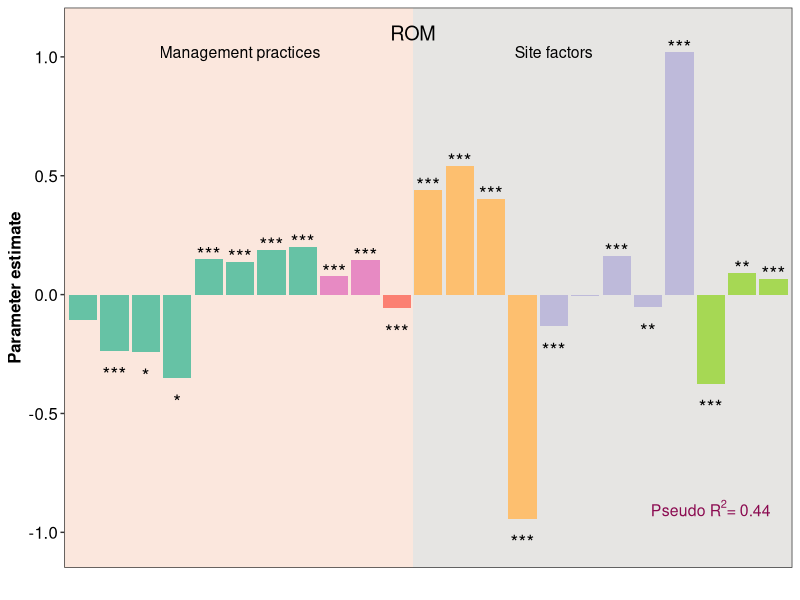
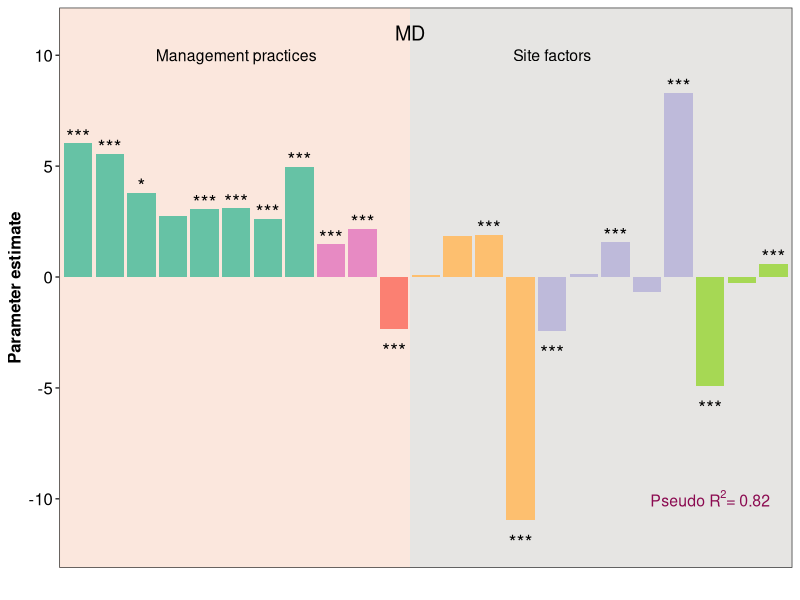
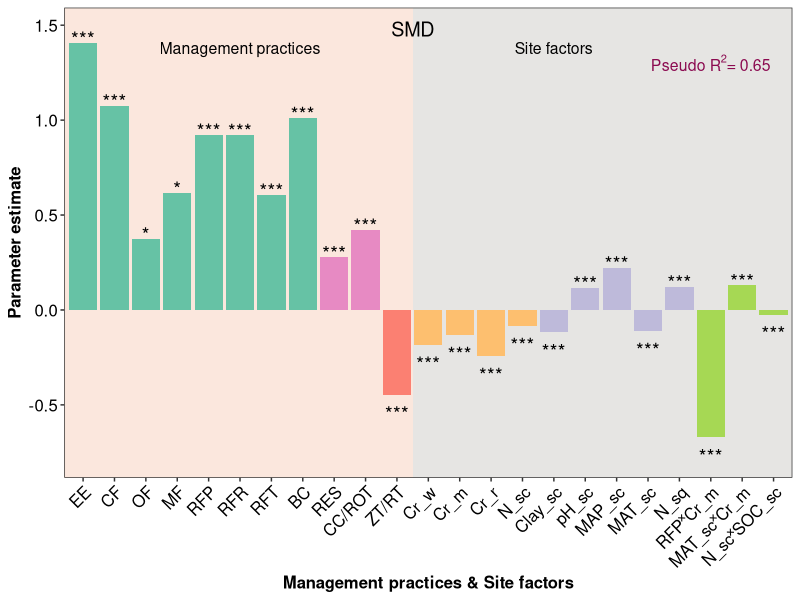
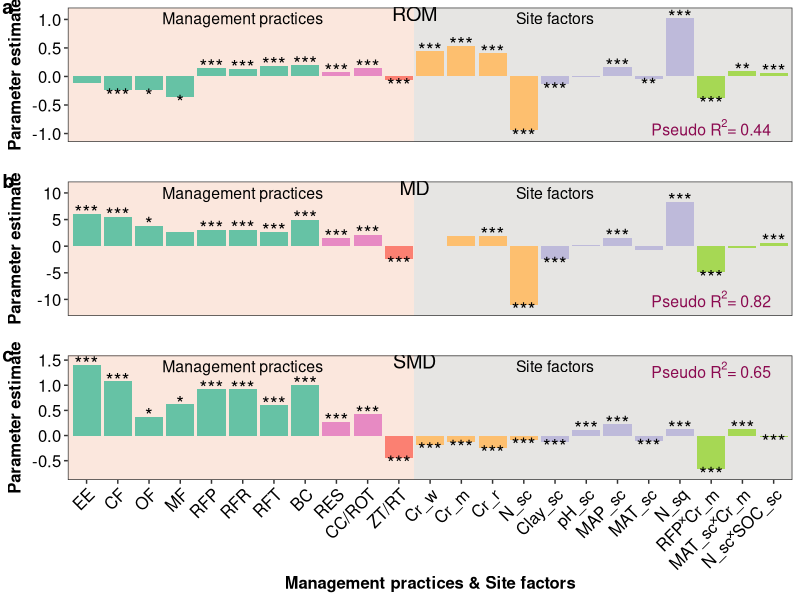
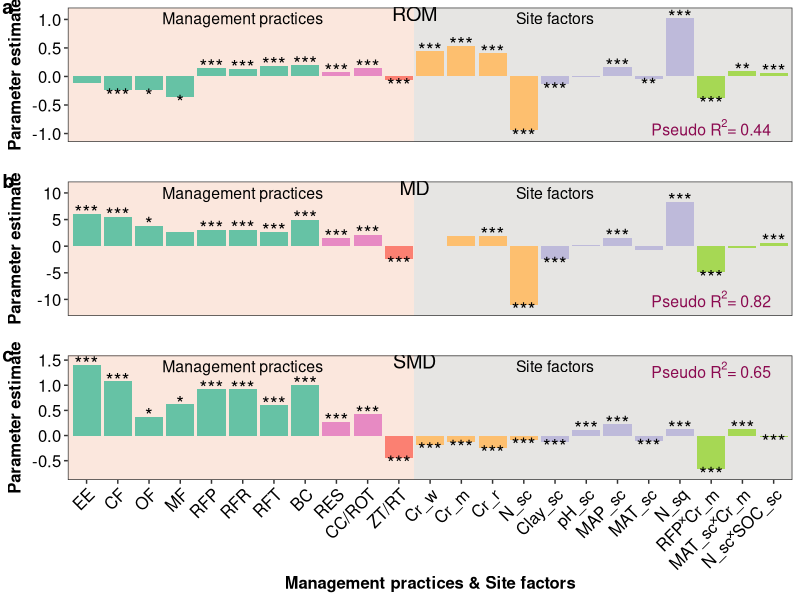

Write R code to recreate these figures, in order.
# Figure 3


library(tidyverse)
library(ggpubr)
library(data.table)

######################################## ROM Method #############################################

d1 <- readxl::read_xlsx('Database.xlsx',sheet = "Figure3a")
d1 <- as.data.table(d1)

d1$Moderator1 <- factor(d1$Moderator1, levels = c("EE",
                                                  "CF",
                                                  "OF",
                                                  "MF",
                                                  "RFP",
                                                  "RFR",
                                                  "RFT",
                                                  "BC",
                                                  "RES",
                                                  "CC/ROT",
                                                  "ZT/RT",
                                                  "Cr_w",
                                                  "Cr_m",
                                                  "Cr_r",
                                                  "N_sc",
                                                  "Clay_sc",
                                                  "pH_sc",
                                                  "MAP_sc",
                                                  "MAT_sc",
                                                  "N_sq",
                                                  "RFP˟Cr_m",
                                                  "MAT_sc˟Cr_m",
                                                  "N_sc˟SOC_sc"))

p1 <- ggplot(d1,aes(Moderator1,Parameter_estimate))+
  geom_col()+
  theme_bw()+
  theme(panel.grid=element_blank())+
  geom_rect(aes(ymin = -Inf, xmin = -Inf, ymax = Inf, xmax = 11.5), fill = "#FBE7DD")+
  geom_rect(aes(ymin = -Inf, xmin = 11.5, ymax = Inf, xmax = Inf), fill = "#E6E5E3")+
  geom_col(fill = c("#66c2a5", "#66c2a5", "#66c2a5",
                    "#66c2a5", "#66c2a5", "#66c2a5",
                    "#66c2a5", "#66c2a5","#e78ac3",
                    "#e78ac3","#fb8072", "#fdbf6f",
                    "#fdbf6f", "#fdbf6f", "#fdbf6f",
                    "#bebada","#bebada","#bebada","#bebada","#bebada","#a6d854",
                    "#a6d854", "#a6d854"))+

  xlab("")+
  ylab("Parameter estimate")+
  theme(legend.position ="none", 
        axis.title = element_text(size=12, colour="black", face = "bold"),
        axis.text.x = element_blank(),
        axis.ticks.x=element_blank(),
        axis.text.y = element_text(size=12, colour="black"))+ 
  annotate("text",x=1,y=-0.2086,label="",size=5)+
  annotate("text",x=2,y=-0.3357,label="***",size=5)+
  annotate("text",x=3,y=-0.3422,label="*",size=5)+
  annotate("text",x=4,y=-0.4518,label="*",size=5)+
  annotate("text",x=5,y=0.1685,label="***",size=5)+
  annotate("text",x=6,y=0.1589,label="***",size=5)+
  annotate("text",x=7,y=0.2085,label="***",size=5)+
  annotate("text",x=8,y=0.2213,label="***",size=5)+
  annotate("text",x=9,y=0.0962,label="***",size=5)+
  annotate("text",x=10,y=0.1646,label="***",size=5)+
  annotate("text",x=11,y=-0.1574,label="***",size=5)+
  annotate("text",x=12,y=0.4597,label="***",size=5)+
  annotate("text",x=13,y=0.5617,label="***",size=5)+
  annotate("text",x=14,y=0.4241,label="***",size=5)+
  annotate("text",x=15,y=-1.042,label="***",size=5)+
  annotate("text",x=16,y=-0.2342,label="***",size=5)+
  annotate("text",x=17,y=-0.1055,label="",size=5)+
  annotate("text",x=18,y=0.1834,label="***",size=5)+
  annotate("text",x=19,y=-0.1528,label="**",size=5)+
  annotate("text",x=20,y=1.0397,label="***",size=5)+
  annotate("text",x=21,y=-0.4741,label="***",size=5)+
  annotate("text",x=22,y=0.1106,label="**",size=5)+
  annotate("text",x=23,y=0.0876,label="***",size=5)+
  annotate("text",x=11.5,y=1.1,label="ROM",size=5, face = "bold", colour="black")+
  annotate("text",x=6,y=1.02,label="Management practices",size=4, face = "bold", colour="black")+
  annotate("text",x=16,y=1.02,label="Site factors",size=4, face = "bold", colour="black")+
  annotate("text",x=21,y=-0.9,label= expression(paste(Pseudo~R^2,"= 0.44")), size=4, face = "bold", colour="deeppink4")

p1  

######################################## MD Method #############################################

d2 <- readxl::read_xlsx('Database.xlsx',sheet = "Figure3b")
d2 <- as.data.table(d2)

d2$Moderator1 <- factor(d2$Moderator1, levels = c("EE",
                                                  "CF",
                                                  "OF",
                                                  "MF",
                                                  "RFP",
                                                  "RFR",
                                                  "RFT",
                                                  "BC",
                                                  "RES",
                                                  "CC/ROT",
                                                  "ZT/RT",
                                                  "Cr_w",
                                                  "Cr_m",
                                                  "Cr_r",
                                                  "N_sc",
                                                  "Clay_sc",
                                                  "pH_sc",
                                                  "MAP_sc",
                                                  "MAT_sc",
                                                  "N_sq",
                                                  "RFP˟Cr_m",
                                                  "MAT_sc˟Cr_m",
                                                  "N_sc˟SOC_sc"))

p2 <- ggplot(d2,aes(Moderator1, Parameter_estimate))+
  geom_col()+
  theme_bw()+
  theme(panel.grid=element_blank())+
  geom_rect(aes(ymin = -Inf, xmin = -Inf, ymax = Inf, xmax = 11.5), fill = "#FBE7DD")+
  geom_rect(aes(ymin = -Inf, xmin = 11.5, ymax = Inf, xmax = Inf), fill = "#E6E5E3")+
  geom_col(fill = c("#66c2a5", "#66c2a5", "#66c2a5",
                    "#66c2a5", "#66c2a5", "#66c2a5",
                    "#66c2a5", "#66c2a5","#e78ac3",
                    "#e78ac3","#fb8072", "#fdbf6f",
                    "#fdbf6f", "#fdbf6f", "#fdbf6f",
                    "#bebada","#bebada","#bebada","#bebada","#bebada","#a6d854",
                    "#a6d854", "#a6d854"))+
  xlab("")+
  ylab("Parameter estimate")+
  theme(legend.position ="none",
        axis.title = element_text(size=12, colour="black", face = "bold"),
        axis.text.x = element_blank(),
        axis.ticks.x=element_blank(),
        axis.text.y = element_text(size=12, colour="black"))+
  annotate("text",x=1,y=6.3291,label="***",size=5)+
  annotate("text",x=2,y=5.8507,label="***",size=5)+
  annotate("text",x=3,y=4.103,label="*",size=5)+
  annotate("text",x=4,y=3.0492,label="",size=5)+
  annotate("text",x=5,y=3.3594,label="***",size=5)+
  annotate("text",x=6,y=3.3998,label="***",size=5)+
  annotate("text",x=7,y=2.9327,label="***",size=5)+
  annotate("text",x=8,y=5.283,label="***",size=5)+
  annotate("text",x=9,y=1.7721,label="***",size=5)+
  annotate("text",x=10,y=2.4669,label="***",size=5)+
  annotate("text",x=11,y=-3.3213,label="***",size=5)+
  annotate("text",x=12,y=0.3846,label="",size=5)+
  annotate("text",x=13,y=2.148,label="",size=5)+
  annotate("text",x=14,y=2.2146,label="***",size=5)+
  annotate("text",x=15,y=-11.9624,label="***",size=5)+
  annotate("text",x=16,y=-3.4173,label="***",size=5)+
  annotate("text",x=17,y=0.4489,label="",size=5)+
  annotate("text",x=18,y=1.8763,label="***",size=5)+
  annotate("text",x=19,y=-1.685,label="",size=5)+
  annotate("text",x=20,y=8.6054,label="***",size=5)+
  annotate("text",x=21,y=-5.907,label="***",size=5)+
  annotate("text",x=22,y=-1.2572,label="",size=5)+
  annotate("text",x=23,y=0.9079,label="***",size=5)+
  annotate("text",x=11.5,y=11,label="MD",size=5, face = "bold", colour="black")+
  annotate("text",x=6,y=10,label="Management practices",size=4, face = "bold", colour="black")+
  annotate("text",x=16,y=10,label="Site factors",size=4, face = "bold", colour="black")+
  annotate("text",x=21,y=-10,label= expression(paste(Pseudo~R^2,"= 0.82")), size=4, face = "bold", colour="deeppink4")

p2

######################################## SMD Method ############################################

d3 <- readxl::read_xlsx('Database.xlsx',sheet = "Figure3c")
d3 <- as.data.table(d3)


d3$Moderator1 <- factor(d2$Moderator1, levels = c("EE",
                                                  "CF",
                                                  "OF",
                                                  "MF",
                                                  "RFP",
                                                  "RFR",
                                                  "RFT",
                                                  "BC",
                                                  "RES",
                                                  "CC/ROT",
                                                  "ZT/RT",
                                                  "Cr_w",
                                                  "Cr_m",
                                                  "Cr_r",
                                                  "N_sc",
                                                  "Clay_sc",
                                                  "pH_sc",
                                                  "MAP_sc",
                                                  "MAT_sc",
                                                  "N_sq",
                                                  "RFP˟Cr_m",
                                                  "MAT_sc˟Cr_m",
                                                  "N_sc˟SOC_sc"))

p3 <- ggplot(d3,aes(Moderator1,Parameter_estimate))+
  geom_col()+
  theme_bw()+
  theme(panel.grid=element_blank())+
  geom_rect(aes(ymin = -Inf, xmin = -Inf, ymax = Inf, xmax = 11.5), fill = "#FBE7DD")+
  geom_rect(aes(ymin = -Inf, xmin = 11.5, ymax = Inf, xmax = Inf), fill = "#E6E5E3")+
  geom_col(fill = c("#66c2a5", "#66c2a5", "#66c2a5",
                    "#66c2a5", "#66c2a5", "#66c2a5",
                    "#66c2a5", "#66c2a5","#e78ac3",
                    "#e78ac3","#fb8072", "#fdbf6f",
                    "#fdbf6f", "#fdbf6f", "#fdbf6f",
                    "#bebada","#bebada","#bebada","#bebada","#bebada","#a6d854",
                    "#a6d854", "#a6d854"))+
  xlab("Management practices & Site factors")+
  ylab("Parameter estimate")+
  theme(legend.position ="none",
        axis.title = element_text(size=12, face = "bold", colour="black"),
        axis.text.x = element_text(size=12,angle = 45, hjust = 1, vjust = 1, colour="black"),
        axis.text.y = element_text(size=12, colour="black"))+
  annotate("text",x=1,y=1.4266,label="***",size=5)+
  annotate("text",x=2,y=1.0966,label="***",size=5)+
  annotate("text",x=3,y=0.3962,label="*",size=5)+
  annotate("text",x=4,y=0.6368,label="*",size=5)+
  annotate("text",x=5,y=0.9431,label="***",size=5)+
  annotate("text",x=6,y=0.9412,label="***",size=5)+
  annotate("text",x=7,y=0.6262,label="***",size=5)+
  annotate("text",x=8,y=1.0312,label="***",size=5)+
  annotate("text",x=9,y=0.298,label="***",size=5)+
  annotate("text",x=10,y=0.4423,label="***",size=5)+
  annotate("text",x=11,y=-0.5463,label="***",size=5)+
  annotate("text",x=12,y=-0.2845,label="***",size=5)+
  annotate("text",x=13,y=-0.233,label="***",size=5)+
  annotate("text",x=14,y=-0.3442,label="***",size=5)+
  annotate("text",x=15,y=-0.1854,label="***",size=5)+
  annotate("text",x=16,y=-0.2187,label="***",size=5)+
  annotate("text",x=17,y=0.1378,label="***",size=5)+
  annotate("text",x=18,y=0.2431,label="***",size=5)+
  annotate("text",x=19,y=-0.2128,label="***",size=5)+
  annotate("text",x=20,y=0.143,label="***",size=5)+
  annotate("text",x=21,y=-0.7713,label="***",size=5)+
  annotate("text",x=22,y=0.1502,label="***",size=5)+
  annotate("text",x=23,y=-0.1248,label="***",size=5)+
  annotate("text",x=11.5,y=1.48,label="SMD",size=5, face = "bold", colour="black")+
  annotate("text",x=6,y=1.38,label="Management practices",size=4, face = "bold", colour="black")+
  annotate("text",x=16,y=1.38,label="Site factors",size=4, face = "bold", colour="black")+
  annotate("text",x=21,y=1.3,label= expression(paste(Pseudo~R^2,"= 0.65")), size=4, face = "bold", colour="deeppink4")
    
p3

p<-ggarrange(p1, p2, p3, ncol = 1, nrow = 3,align = "v",heights = c(2,2,2.9),
             labels = c("a", "b","c"), font.label=list(size=14, color = "black", face = "bold"), label.x = 0, label.y = 1,hjust = -0.2, vjust = 1)
p

ggsave(file = "meta_regression.png", width = 180, height = 210, units = "mm")

